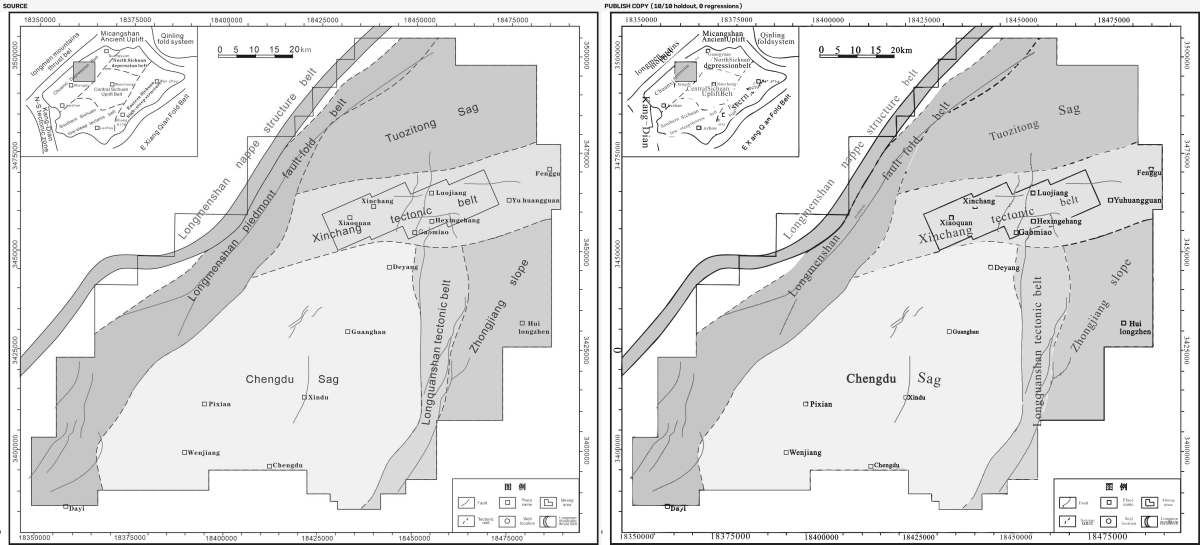
#> input picture geo_publish_compare.png, 2400 x 1090 px (shown at 1/2 size)
$ python dash_final.py geo_publish_compare.png
#> lines starting #> are read from the running program, lines starting #| are printed output that depends on the picture; after the words box and inside, x2 and y2 are one past the last pixel; in counts of white or black regions, pixels touching at a corner belong together
# -*- coding: utf-8 -*-
"""
dash_final.py —— 【可直接使用】从含噪、含文字的栅格图中识别 实线 / 虚线 / 点划线。

本文件自包含，只依赖 numpy + opencv-python。所有参数与判据均在本机合成图上实测标定过，
实测结论见同目录 报告.md。

用法：
    import cv2, dash_final
    gray = cv2.imdecode(np.fromfile(path, np.uint8), cv2.IMREAD_GRAYSCALE)
    res = dash_final.analyze(gray)
    for d in res['dashes']:
        print(d['p0'], d['p1'], d['dash'], d['gap'], d['width'])   # 直接喂给 CorelDRAW
    dash_final.visualize(gray, res, 'out.png')

设计要点（每条都是实测踩坑后的修正，别改）：
 1. 闭运算**逐方向**做，不要把各方向结果 OR 起来 —— OR 会把交叉的线粘成一坨，
    PCA 主轴拟合随即失效（实测：两条交叉实线直接消失）。
 2. 候选**按轴去重** —— 逐方向会产生同一条线的多个重复片段（实测一条虚线被检出 3 次）。
 3. 轴线用**组内全部像素的 TLS(PCA)** 拟合，不要用"最长段的方向"（实测斜虚线偏 2°）。
 4. 线型用**沿线展开成 1D 剖面 + 游程分析**测，不要用连通域统计
    （HoughLinesP 短段模式会输出大量重叠段，直接算会得到负的间隔）。
 5. 剖面宽度**自适应于线宽**（halfwidth ≈ width/2）—— 固定 ±3px 会把离轴线 10px
    的文字卷进剖面，把一条正常虚线判成 irregular。
 6. dash/gap 需要**腐蚀补偿**（erode_px=2）：自适应二值化把线段两端各膨胀约 1.5px，
    不补偿则 dash 系统性偏大 3px、gap 偏小 3px（实测 4.31px 平均误差 → 1.69px）。
 7. 判 dashdot 要用**未腐蚀**的游程（腐蚀会把点划线的"点"吃掉，实测点划线被误判成虚线）。
"""
from __future__ import annotations
import math
import numpy as np
import cv2

# ---------------------------------------------------------------- 可调参数
P = dict(
    block=31, C=12, open_k=2,        # 自适应二值化
    close_len=30,                    # 方向闭运算核长（≈ 最大 dash+gap 周期 + 余量）
    close_thick=3,                   # 闭运算核粗细
    min_axis=60,                     # 认作一条线的短边下限（px）
    min_aspect=5.0,                  # 长宽比下限
    ang_tol=12.0,                    # 候选方向与核方向的容差（度）
    erode_px=2,                      # dash/gap 的膨胀补偿量
    hough_thr=40, hough_minlen=80,   # 实线（Hough 长段）
    hough_maxgap=3, hough_angtol=3.0, hough_pertol=4.0, hough_minlen_out=80,
)


# ---------------------------------------------------------------- 二值化
def binarize(gray, block=None, C=None, open_k=None):
    p = P
    bw = cv2.adaptiveThreshold(gray, 255, cv2.ADAPTIVE_THRESH_MEAN_C,
                               cv2.THRESH_BINARY_INV,
                               block or p['block'], C if C is not None else p['C'])
    k = open_k if open_k is not None else p['open_k']
    if k:
        bw = cv2.morphologyEx(bw, cv2.MORPH_OPEN, np.ones((k, k), np.uint8))
    return bw


# ---------------------------------------------------------------- 连通域特征
def comp_features(bw, min_area=30):
    n, lab, stats, cent = cv2.connectedComponentsWithStats(bw, 8)
    out = []
    for i in range(1, n):
        x, y, w, h, area = stats[i]
        if area < min_area:
            continue
        sub = (lab[y:y + h, x:x + w] == i).astype(np.uint8)
        ys, xs = np.nonzero(sub)
        if xs.size < 5:
            continue
        pts = np.column_stack([xs + x, ys + y]).astype(np.float32)
        vx, vy, x0, y0 = cv2.fitLine(pts, cv2.DIST_L2, 0, 0.01, 0.01).ravel()
        d = np.array([vx, vy], float); d /= (np.linalg.norm(d) + 1e-9)
        t = (pts - np.array([x0, y0], float)) @ d
        length = float(t.max() - t.min())
        rw, rh = cv2.minAreaRect(pts)[1]
        aspect = max(rw, rh) / max(min(rw, rh), 1e-6)
        out.append(dict(id=i, area=int(area), bbox=(int(x), int(y), int(w), int(h)),
                        cx=float(cent[i][0]), cy=float(cent[i][1]),
                        p0=(float(x0 + d[0] * t.min()), float(y0 + d[1] * t.min())),
                        p1=(float(x0 + d[0] * t.max()), float(y0 + d[1] * t.max())),
                        dir=d, theta=float(math.atan2(d[1], d[0]) % math.pi),
                        length=length, aspect=float(aspect)))
    return out


def _ang_diff(a, b):
    d = abs((a % math.pi) - (b % math.pi))
    return min(d, math.pi - d)


def line_kernel(L, angle_deg, thick=3):
    L = max(3, int(L))
    k = np.zeros((L, L), np.uint8)
    c = L // 2
    r = math.radians(angle_deg)
    cv2.line(k, (int(round(c - math.cos(r) * c)), int(round(c - math.sin(r) * c))),
             (int(round(c + math.cos(r) * c)), int(round(c + math.sin(r) * c))), 1, thick)
    return k


# ---------------------------------------------------------------- 候选（逐方向闭运算）
def candidates(bw, angles=None, **kw):
    p = dict(P); p.update(kw)
    angles = angles if angles is not None else range(0, 180, 5)
    cands = []
    for a in angles:
        k = line_kernel(p['close_len'], a, p['close_thick'])
        if k.sum() == 0:
            continue
        closed = cv2.morphologyEx(bw, cv2.MORPH_CLOSE, k)
        closed = cv2.morphologyEx(closed, cv2.MORPH_OPEN, np.ones((2, 2), np.uint8))
        for f in comp_features(closed, min_area=30):
            if f['length'] < p['min_axis'] or f['aspect'] < p['min_aspect']:
                continue
            if math.degrees(_ang_diff(f['theta'], math.radians(a))) > p['ang_tol']:
                continue
            cands.append(f)
    return dedup_by_axis(cands)


def dedup_by_axis(cands, ang_tol=5.0, perp_tol=3.0, overlap=0.5):
    """同轴去重：角度接近 + 垂距接近 + 沿轴重叠 → 只留最长的那个。"""
    keep = []
    for f in sorted(cands, key=lambda z: -z['length']):
        dup = False
        for g in keep:
            if math.degrees(_ang_diff(f['theta'], g['theta'])) > ang_tol:
                continue
            u = g['dir']; n = np.array([-u[1], u[0]])
            c1 = np.array([f['cx'], f['cy']]); c2 = np.array([g['cx'], g['cy']])
            if abs(float((c1 - c2) @ n)) > perp_tol:
                continue
            a0 = np.array(f['p0']) @ u; a1 = np.array(f['p1']) @ u
            b0 = np.array(g['p0']) @ u; b1 = np.array(g['p1']) @ u
            ov = min(max(a0, a1), max(b0, b1)) - max(min(a0, a1), min(b0, b1))
            if ov > overlap * min(f['length'], g['length']):
                dup = True; break
        if not dup:
            keep.append(f)
    return keep


# ---------------------------------------------------------------- 轴线精拟合
def refine_axis(bw, f, band=3):
    """用该候选带内的**原始 ink 像素**做 TLS(PCA) 拟合 → 精确轴线。"""
    m = np.zeros_like(bw)
    cv2.polylines(m, [np.round(np.array([f['p0'], f['p1']])).astype(np.int32)], False, 255, band)
    pts = np.column_stack(np.nonzero(bw & m)[::-1]).astype(np.float32)
    if pts.shape[0] < 10:
        return None
    c = pts.mean(0)
    _u, _s, vt = np.linalg.svd(pts - c, full_matrices=False)
    d = vt[0] / (np.linalg.norm(vt[0]) + 1e-9)
    t = (pts - c) @ d
    p0 = c + d * float(t.min()); p1 = c + d * float(t.max())
    return (float(p0[0]), float(p0[1])), (float(p1[0]), float(p1[1]))


# ---------------------------------------------------------------- 1D 剖面
def unwrap(bw, p0, p1, halfwidth=3):
    p0 = np.array(p0, float); p1 = np.array(p1, float)
    v = p1 - p0
    L = int(np.linalg.norm(v)) + 1
    if L < 2:
        return np.zeros((2, 2 * halfwidth + 1), np.uint8)
    d = v / np.linalg.norm(v)
    n = np.array([-d[1], d[0]])
    s = np.arange(L, dtype=np.float32)
    o = np.arange(-halfwidth, halfwidth + 1, dtype=np.float32)
    X = (p0[0] + d[0] * s[:, None] + n[0] * o[None, :]).astype(np.float32)
    Y = (p0[1] + d[1] * s[:, None] + n[1] * o[None, :]).astype(np.float32)
    return cv2.remap(bw, X, Y, cv2.INTER_NEAREST,
                     borderMode=cv2.BORDER_CONSTANT, borderValue=0)


def run_lengths(profile):
    p = profile.astype(np.int8)
    d = np.diff(np.concatenate([[0], p, [0]]))
    st = np.flatnonzero(d == 1); en = np.flatnonzero(d == -1)
    segs = list(zip(st.tolist(), en.tolist()))
    on = np.array([e - s for s, e in segs], float)
    off = np.array([segs[i + 1][0] - segs[i][1] for i in range(len(segs) - 1)], float) \
        if len(segs) > 1 else np.array([])
    return on, off, segs


def thickness_bw(bw, p0, p1, search=8):
    """二值图上的横向厚度中位数（会被二值化膨胀，偏大）。向量化实现。"""
    strip = unwrap(bw, p0, p1, search)
    if strip.shape[0] < 5:
        return 0.0
    cnt = (strip > 0).sum(axis=1).astype(float)
    on = cnt[cnt > 0]
    return float(np.median(on)) if on.size else 0.0


def thickness_fwhm(gray, p0, p1, search=8):
    """灰度剖面半高全宽 —— 更接近真实线宽（实测真值 2px 时给 3.0~3.25px，二值化给 4~5.5px）。向量化实现。"""
    if gray is None:
        return 0.0
    strip = unwrap(gray, p0, p1, search).astype(np.float32)
    if strip.shape[0] < 5:
        return 0.0
    bg = np.percentile(strip, 85, axis=1)
    mn = strip.min(axis=1)
    ok = (bg - mn) > 40
    if ok.sum() < 5:
        return 0.0
    half = (bg + mn) / 2.0
    cnt = (strip < half[:, None]).sum(axis=1).astype(float)
    return float(np.median(cnt[ok]))


def measure(bw, p0, p1, halfwidth, erode_px=2, min_runs=3, min_dash=3, band=1):
    strip = unwrap(bw, p0, p1, halfwidth)
    hw = strip.shape[1] // 2
    band = min(band, hw)
    prof = (strip[:, hw - band:hw + band + 1].max(axis=1) > 0).astype(np.uint8)
    prof_raw = prof.copy()
    if erode_px > 0:
        prof = cv2.erode(prof.reshape(1, -1), np.ones((1, 2 * erode_px + 1), np.uint8)).ravel()
    on, off, segs = run_lengths(prof)
    res = dict(kind='none', dash=float('nan'), gap=float('nan'), duty=float(prof.mean()),
               n_seg=len(segs), gap_cv=float('nan'), len_cv=float('nan'))
    if len(segs) == 0:
        return res, prof, prof_raw
    if res['duty'] > 0.90:
        res['kind'] = 'solid'
        return res, prof, prof_raw
    core_on = on[1:-1] if len(on) > 2 else on
    core_off = off[1:-1] if len(off) > 2 else off
    res['dash'] = float(np.median(core_on))
    res['gap'] = float(np.median(core_off)) if core_off.size else 0.0
    res['len_cv'] = float(core_on.std() / (core_on.mean() + 1e-6)) if core_on.size else 9.9
    res['gap_cv'] = float(core_off.std() / (core_off.mean() + 1e-6)) if core_off.size else 9.9
    if len(segs) < min_runs or res['dash'] < min_dash:
        res['kind'] = 'sparse'
        return res, prof, prof_raw
    # 点划线：用**未腐蚀**的游程判（腐蚀会把"点"吃掉）
    on_raw, off_raw, _ = run_lengths(prof_raw)
    core_raw = on_raw[1:-1] if len(on_raw) > 2 else on_raw
    core_off_raw = off_raw[1:-1] if len(off_raw) > 2 else off_raw
    med_raw = float(np.median(core_raw)) if core_raw.size else 0
    if core_raw.size >= 4 and med_raw > 0 and \
            core_raw.max() > 2.5 * med_raw and core_raw.min() < 0.5 * med_raw:
        res['kind'] = 'dashdot'
        # 长划 / 点 / 间隔 —— CDR 的 dash-dot 样式需要这三个量
        res['long'] = float(np.percentile(core_raw, 75))
        res['dot'] = float(np.percentile(core_raw, 25))
        res['gap'] = float(np.median(core_off_raw)) if core_off_raw.size else 0.0
        res['dash'] = res['long']
    elif res['len_cv'] < 0.40 and res['gap_cv'] < 0.40:
        # ---- 合理性约束（真实地质图实测：不加会出严重假阳性）----
        # 实测反例：4 个分散段被连成 "d=17.5 g=172 n=4"，gap 是段长的 10 倍，
        #           占空比只有 0.12 —— 那根本不是虚线。
        ratio = res['gap'] / max(res['dash'], 1.0)
        if len(segs) < 4 or res['duty'] < 0.20 or ratio > 3.0:
            res['kind'] = 'irregular'
            res['why'] = (f"n={len(segs)} duty={res['duty']:.2f} "
                          f"gap/dash={ratio:.1f}（需 n>=4, duty>=0.20, gap/dash<=3）")
        else:
            res['kind'] = 'dashed'
    else:
        res['kind'] = 'irregular'
    return res, prof, prof_raw


# ---------------------------------------------------------------- 实线（Hough 长段 + 轴去重）
def hough_solids(bw, **kw):
    p = dict(P); p.update(kw)
    ls = cv2.HoughLinesP(bw, 1, np.pi / 720, p['hough_thr'],
                         minLineLength=p['hough_minlen'], maxLineGap=p['hough_maxgap'])
    if ls is None:
        return []
    # cv2 >= 5.0 returns (N,4); cv2 4.x returned (N,1,4) -- ravel() handles both
    segs = [tuple(map(float, np.asarray(l).ravel()[:4])) for l in ls]
    used = [False] * len(segs); groups = []
    for i, s in enumerate(segs):
        if used[i]:
            continue
        a = math.atan2(s[3] - s[1], s[2] - s[0]) % math.pi
        u = np.array([math.cos(a), math.sin(a)]); n = np.array([-u[1], u[0]])
        c1 = np.array([(s[0] + s[2]) / 2, (s[1] + s[3]) / 2])
        g = [i]; used[i] = True
        for j in range(i + 1, len(segs)):
            if used[j]:
                continue
            b = math.atan2(segs[j][3] - segs[j][1], segs[j][2] - segs[j][0]) % math.pi
            if math.degrees(_ang_diff(a, b)) > p['hough_angtol']:
                continue
            c2 = np.array([(segs[j][0] + segs[j][2]) / 2, (segs[j][1] + segs[j][3]) / 2])
            if abs(float((c2 - c1) @ n)) > p['hough_pertol']:
                continue
            g.append(j); used[j] = True
        groups.append((a, g, u, n))
    out = []
    for a, g, u, n in groups:
        iv = []
        for i in g:
            x1, y1, x2, y2 = segs[i]
            t1 = np.array([x1, y1]) @ u; t2 = np.array([x2, y2]) @ u
            iv.append((min(t1, t2), max(t1, t2)))
        iv.sort()
        merged = [list(iv[0])]
        for lo, hi in iv[1:]:
            if lo <= merged[-1][1] + 5:
                merged[-1][1] = max(merged[-1][1], hi)
            else:
                merged.append([lo, hi])
        perp = float(np.median([np.array([(segs[i][0] + segs[i][2]) / 2,
                                          (segs[i][1] + segs[i][3]) / 2]) @ n for i in g]))
        for lo, hi in merged:
            if hi - lo < p['hough_minlen_out']:
                continue
            q0 = u * lo + n * perp; q1 = u * hi + n * perp
            out.append(dict(p0=(float(q0[0]), float(q0[1])), p1=(float(q1[0]), float(q1[1])),
                            length=float(hi - lo), theta=float(a)))
    return out


# ---------------------------------------------------------------- 主入口
def analyze(gray, bw=None, use_hough_solids=True, **kw):
    """
    返回 dict:
      dashes  : 虚线/点划线 [{p0,p1,dash,gap,width,width_bw,duty,n_seg,kind,conf}]
      solids  : 实线     [{p0,p1,width,width_bw,length}]
      unknown : 未能分类的长条（可能是曲线/文字行/点填充区）
      profile : 每条虚线的 1D 剖面（调试用）
    p0/p1 是**原图像素坐标**，dash/gap/width 单位是像素（在 CorelDRAW 里按比例换算）。
    """
    p = dict(P); p.update(kw)
    if bw is None:
        bw = binarize(gray, p['block'], p['C'], p['open_k'])
    dashes, solids, unknown, profiles = [], [], [], []

    for f in candidates(bw, None, **p):
        ax = refine_axis(bw, f, band=3)
        if ax is None:
            continue
        p0, p1 = ax
        w_bw = thickness_bw(bw, p0, p1)
        w_fwhm = thickness_fwhm(gray, p0, p1)
        hw = int(max(1, round(w_bw / 2.0)))          # 关键：自适应剖面半宽
        pat, prof, prof_raw = measure(bw, p0, p1, hw, erode_px=p['erode_px'])
        rec = dict(p0=p0, p1=p1, dash=pat['dash'], gap=pat['gap'], duty=pat['duty'],
                   n_seg=pat['n_seg'], gap_cv=pat['gap_cv'], len_cv=pat['len_cv'],
                   long=pat.get('long', float('nan')), dot=pat.get('dot', float('nan')),
                   width=round(w_fwhm if w_fwhm > 0 else w_bw, 1),
                   width_bw=round(w_bw, 1), kind=pat['kind'],
                   length=float(math.hypot(p1[0] - p0[0], p1[1] - p0[1])))
        if pat['kind'] == 'solid' or pat['duty'] > 0.90:
            rec['kind'] = 'solid'; solids.append(rec)
        elif pat['kind'] in ('dashed', 'dashdot'):
            # 置信度：三条判据同时满足才 high（真实图上实测区分度最好的组合）
            ratio = rec['gap'] / max(rec['dash'], 1.0)
            if pat['gap_cv'] < 0.25 and pat['len_cv'] < 0.30 and rec['duty'] >= 0.35 and ratio <= 2.0:
                rec['conf'] = 'high'
            elif pat['gap_cv'] < 0.40 and pat['len_cv'] < 0.40 and rec['duty'] >= 0.25 and ratio <= 3.0:
                rec['conf'] = 'medium'
            else:
                rec['conf'] = 'low'
            dashes.append(rec); profiles.append(prof)
        else:
            if 'why' in pat:
                rec['why'] = pat['why']
            unknown.append(rec)

    if use_hough_solids:
        # Hough 补漏：闭运算对"交叉的实线"无能力（实测两条交叉实线会消失）
        for s in hough_solids(bw, **p):
            dup = False
            for g in solids:
                if math.degrees(_ang_diff(s['theta'], math.atan2(g['p1'][1] - g['p0'][1],
                                                                 g['p1'][0] - g['p0'][0]))) > 5:
                    continue
                u = np.array([math.cos(s['theta']), math.sin(s['theta'])])
                n = np.array([-u[1], u[0]])
                c1 = np.array([(s['p0'][0] + s['p1'][0]) / 2, (s['p0'][1] + s['p1'][1]) / 2])
                c2 = np.array([(g['p0'][0] + g['p1'][0]) / 2, (g['p0'][1] + g['p1'][1]) / 2])
                if abs(float((c1 - c2) @ n)) < 4:
                    dup = True; break
            if not dup:
                w = thickness_fwhm(gray, s['p0'], s['p1'])
                solids.append(dict(p0=s['p0'], p1=s['p1'], dash=float('nan'), gap=float('nan'),
                                   duty=1.0, n_seg=1, width=round(w, 1),
                                   width_bw=round(thickness_bw(bw, s['p0'], s['p1']), 1),
                                   kind='solid', length=s['length'], source='hough'))
    return dict(dashes=dashes, solids=solids, unknown=unknown, profiles=profiles, bw=bw)


# ---------------------------------------------------------------- 可视化
def visualize(gray, res, path=None, scale=1.0):
    vis = cv2.cvtColor(gray, cv2.COLOR_GRAY2BGR)
    for s in res['solids']:
        cv2.line(vis, tuple(np.round(s['p0']).astype(int)), tuple(np.round(s['p1']).astype(int)),
                 (0, 170, 0), 2)
    for d in res['dashes']:
        cv2.line(vis, tuple(np.round(d['p0']).astype(int)), tuple(np.round(d['p1']).astype(int)),
                 (0, 0, 255), 2)
        cv2.putText(vis, f"{d['kind']} d={d['dash']:.0f} g={d['gap']:.0f} w={d['width']:.1f}",
                    (int(d['p0'][0]), int(d['p0'][1]) - 6), cv2.FONT_HERSHEY_SIMPLEX,
                    0.45, (0, 0, 220), 1, cv2.LINE_AA)
    for u in res['unknown']:
        cv2.line(vis, tuple(np.round(u['p0']).astype(int)), tuple(np.round(u['p1']).astype(int)),
                 (200, 200, 200), 1)
    if scale != 1.0:
        vis = cv2.resize(vis, None, fx=scale, fy=scale, interpolation=cv2.INTER_NEAREST)
    if path:
        cv2.imwrite(path, vis)
    return vis


if __name__ == '__main__':
    import sys
    path = sys.argv[1] if len(sys.argv) > 1 else None
    if path is None:
        try:
            import synth
            gray, _bgr, _t = synth.build()
        except Exception:
            print("用法: python dash_final.py <图片路径>"); raise SystemExit(1)
    else:
        gray = cv2.imdecode(np.fromfile(path, np.uint8), cv2.IMREAD_GRAYSCALE)
#> gray is the input picture: shape (1090, 2400); min 1, max 255, mean 227.2
    res = analyze(gray)
#> in binarize, `bw = cv2.adaptiveThreshold(gray, 255, cv2.ADAPTIVE_THRESH_MEAN_C, cv2...`:
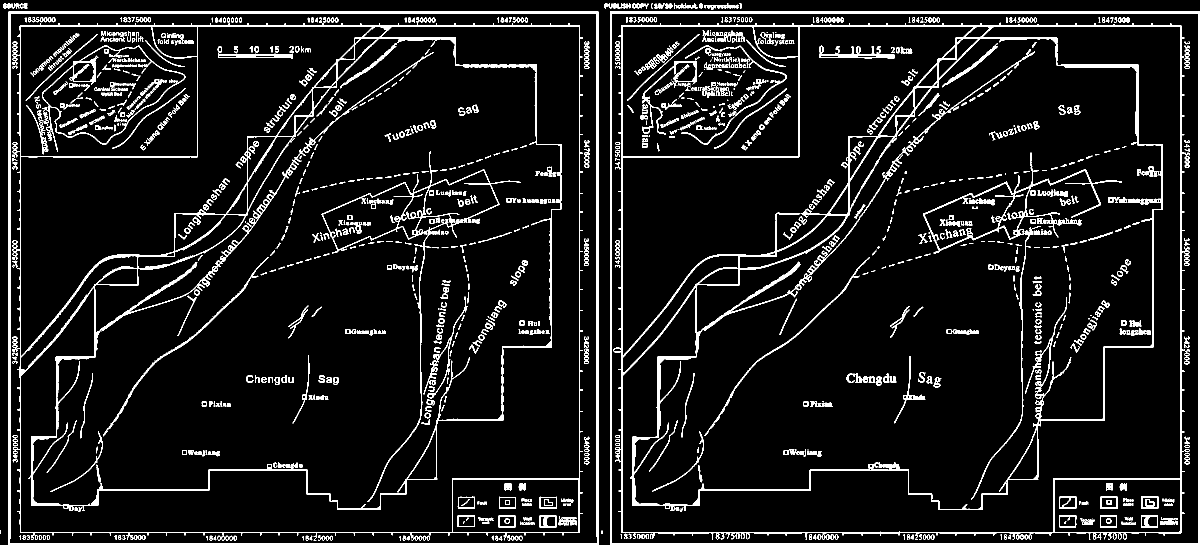
#> bw: shape (1090, 2400) (shown at 1/2 size); 8.1% white; 1520 white regions (263 under 20 px), largest, box (x1, y1, x2, y2) and area: (1227, 45, 2369, 1079) 44403, (25, 46, 1166, 1081) 40227, (17, 23, 1197, 1090) 17471
#> in binarize, `bw = cv2.morphologyEx(bw, cv2.MORPH_OPEN, np.ones((k, k), np.uint8))`:
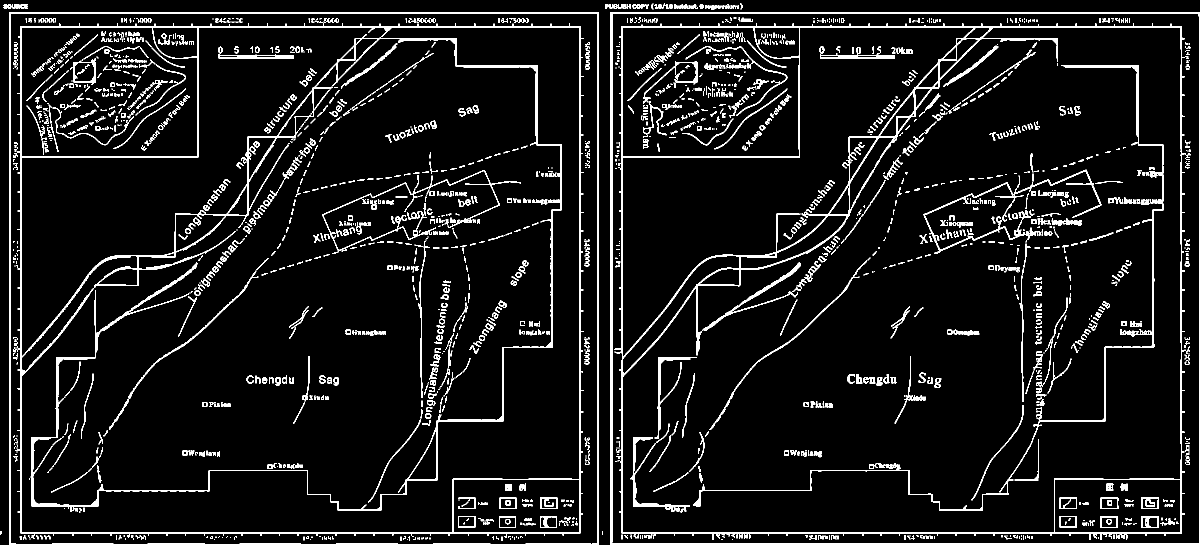
#> bw: shape (1090, 2400) (shown at 1/2 size); 7.6% white; 2478 white regions (1238 under 20 px), largest, box (x1, y1, x2, y2) and area: (31, 47, 1167, 1076) 34913, (1229, 47, 2370, 1080) 27043, (18, 24, 1198, 1090) 16291
#> in candidates, `p = dict(P)`: p = 15 items
#> in line_kernel, `L = max(3, int(L))`: L = 30
#> in line_kernel, `c = L // 2`: c = 15
#> in line_kernel, `r = math.radians(angle_deg)`: r = 0
#> in comp_features, `n, lab, stats, cent = cv2.connectedComponentsWithStats(bw, 8)`:
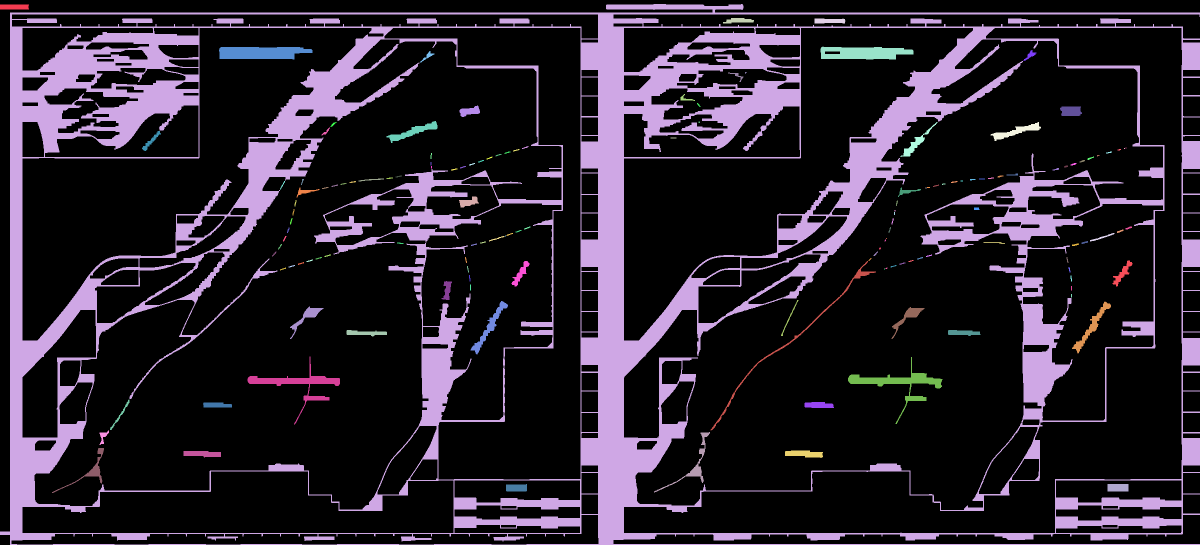
#> lab: shape (1090, 2400) int32 (shown at 1/2 size); 145 distinct labels, from 0 to 144; one colour per label, 0 black
#> in comp_features, `n, lab, stats, cent = cv2.connectedComponentsWithStats(bw, 8)`: n = 145
#> in _ang_diff, `d = abs((a % math.pi) - (b % math.pi))`: d = 3.11
#> (the rest of the program and of its run is left out)
